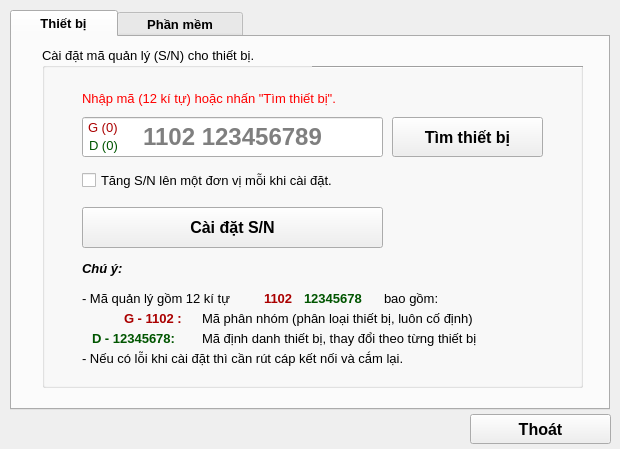
<?xml version="1.0" encoding="UTF-8"?>
<ui version="4.0">
 <class>VSettingDevice</class>
 <widget class="QMainWindow" name="VSettingDevice">
  <property name="geometry">
   <rect>
    <x>0</x>
    <y>0</y>
    <width>620</width>
    <height>449</height>
   </rect>
  </property>
  <property name="windowTitle">
   <string>MainWindow</string>
  </property>
  <property name="windowIcon">
   <iconset resource="../image.qrc">
    <normaloff>:/image/settingdevice.jpg</normaloff>:/image/settingdevice.jpg</iconset>
  </property>
  <property name="styleSheet">
   <string notr="true"/>
  </property>
  <widget class="QWidget" name="centralwidget">
   <widget class="QTabWidget" name="tabWidget">
    <property name="geometry">
     <rect>
      <x>10</x>
      <y>10</y>
      <width>600</width>
      <height>400</height>
     </rect>
    </property>
    <property name="font">
     <font>
      <pointsize>10</pointsize>
      <bold>true</bold>
     </font>
    </property>
    <property name="currentIndex">
     <number>0</number>
    </property>
    <widget class="QWidget" name="tab">
     <attribute name="title">
      <string>     Thiết bị     </string>
     </attribute>
     <widget class="QGroupBox" name="groupBox">
      <property name="geometry">
       <rect>
        <x>30</x>
        <y>10</y>
        <width>541</width>
        <height>341</height>
       </rect>
      </property>
      <property name="font">
       <font>
        <pointsize>10</pointsize>
        <bold>false</bold>
       </font>
      </property>
      <property name="styleSheet">
       <string notr="true"/>
      </property>
      <property name="title">
       <string>Cài đặt mã quản lý (S/N) cho thiết bị. </string>
      </property>
      <widget class="Line" name="line">
       <property name="geometry">
        <rect>
         <x>270</x>
         <y>10</y>
         <width>271</width>
         <height>20</height>
        </rect>
       </property>
       <property name="styleSheet">
        <string notr="true">color: rgb(255, 255, 255);</string>
       </property>
       <property name="orientation">
        <enum>Qt::Horizontal</enum>
       </property>
      </widget>
      <widget class="QPushButton" name="pushButton_SearchDevice">
       <property name="geometry">
        <rect>
         <x>350</x>
         <y>70</y>
         <width>151</width>
         <height>40</height>
        </rect>
       </property>
       <property name="font">
        <font>
         <pointsize>12</pointsize>
         <bold>true</bold>
        </font>
       </property>
       <property name="text">
        <string>Tìm thiết bị</string>
       </property>
      </widget>
      <widget class="QLineEdit" name="lineEdit_SerialNumber">
       <property name="geometry">
        <rect>
         <x>40</x>
         <y>70</y>
         <width>301</width>
         <height>40</height>
        </rect>
       </property>
       <property name="font">
        <font>
         <pointsize>18</pointsize>
         <bold>true</bold>
        </font>
       </property>
       <property name="maxLength">
        <number>12</number>
       </property>
       <property name="alignment">
        <set>Qt::AlignCenter</set>
       </property>
       <property name="placeholderText">
        <string>1102 123456789</string>
       </property>
      </widget>
      <widget class="QLabel" name="label_SN_Info">
       <property name="geometry">
        <rect>
         <x>40</x>
         <y>40</y>
         <width>461</width>
         <height>22</height>
        </rect>
       </property>
       <property name="font">
        <font>
         <pointsize>10</pointsize>
        </font>
       </property>
       <property name="styleSheet">
        <string notr="true">color: rgb(255, 0, 0);</string>
       </property>
       <property name="text">
        <string>Nhập mã (12 kí tự) hoặc nhấn &quot;Tìm thiết bị&quot;.</string>
       </property>
      </widget>
      <widget class="QPushButton" name="pushButton_SetupSN">
       <property name="geometry">
        <rect>
         <x>40</x>
         <y>160</y>
         <width>301</width>
         <height>41</height>
        </rect>
       </property>
       <property name="font">
        <font>
         <pointsize>12</pointsize>
         <bold>true</bold>
        </font>
       </property>
       <property name="text">
        <string>Cài đặt S/N</string>
       </property>
      </widget>
      <widget class="QCheckBox" name="checkBox_SN_Increase">
       <property name="geometry">
        <rect>
         <x>40</x>
         <y>120</y>
         <width>311</width>
         <height>27</height>
        </rect>
       </property>
       <property name="text">
        <string>Tăng S/N lên một đơn vị mỗi khi cài đặt.</string>
       </property>
      </widget>
      <widget class="QLabel" name="label_SN_Info_2">
       <property name="geometry">
        <rect>
         <x>40</x>
         <y>210</y>
         <width>461</width>
         <height>22</height>
        </rect>
       </property>
       <property name="font">
        <font>
         <pointsize>10</pointsize>
         <italic>true</italic>
         <bold>true</bold>
        </font>
       </property>
       <property name="text">
        <string>Chú ý:</string>
       </property>
      </widget>
      <widget class="QLabel" name="label_SN_Info_3">
       <property name="geometry">
        <rect>
         <x>40</x>
         <y>240</y>
         <width>181</width>
         <height>22</height>
        </rect>
       </property>
       <property name="text">
        <string>- Mã quản lý gồm 12 kí tự </string>
       </property>
      </widget>
      <widget class="QLabel" name="label_SN_Info_4">
       <property name="geometry">
        <rect>
         <x>160</x>
         <y>260</y>
         <width>341</width>
         <height>22</height>
        </rect>
       </property>
       <property name="text">
        <string>Mã phân nhóm (phân loại thiết bị, luôn cố định)</string>
       </property>
      </widget>
      <widget class="QLabel" name="label_SN_Info_5">
       <property name="geometry">
        <rect>
         <x>40</x>
         <y>300</y>
         <width>461</width>
         <height>22</height>
        </rect>
       </property>
       <property name="text">
        <string>- Nếu có lỗi khi cài đặt thì cần rút cáp kết nối và cắm lại.</string>
       </property>
      </widget>
      <widget class="QLabel" name="label_SN_Info_6">
       <property name="geometry">
        <rect>
         <x>342</x>
         <y>240</y>
         <width>71</width>
         <height>22</height>
        </rect>
       </property>
       <property name="text">
        <string>bao gồm:</string>
       </property>
      </widget>
      <widget class="QLabel" name="label_SN_Info_7">
       <property name="geometry">
        <rect>
         <x>222</x>
         <y>240</y>
         <width>41</width>
         <height>22</height>
        </rect>
       </property>
       <property name="font">
        <font>
         <bold>true</bold>
        </font>
       </property>
       <property name="styleSheet">
        <string notr="true">color: rgb(170, 0, 0);</string>
       </property>
       <property name="text">
        <string>1102</string>
       </property>
      </widget>
      <widget class="QLabel" name="label_SN_Info_8">
       <property name="geometry">
        <rect>
         <x>262</x>
         <y>240</y>
         <width>74</width>
         <height>22</height>
        </rect>
       </property>
       <property name="font">
        <font>
         <bold>true</bold>
        </font>
       </property>
       <property name="styleSheet">
        <string notr="true">color: rgb(0, 85, 0);</string>
       </property>
       <property name="text">
        <string>12345678</string>
       </property>
      </widget>
      <widget class="QLabel" name="label_SN_Info_9">
       <property name="geometry">
        <rect>
         <x>50</x>
         <y>280</y>
         <width>101</width>
         <height>22</height>
        </rect>
       </property>
       <property name="font">
        <font>
         <bold>true</bold>
        </font>
       </property>
       <property name="styleSheet">
        <string notr="true">color: rgb(0, 85, 0);</string>
       </property>
       <property name="text">
        <string>D - 12345678:</string>
       </property>
      </widget>
      <widget class="QLabel" name="label_SN_Info_10">
       <property name="geometry">
        <rect>
         <x>82</x>
         <y>260</y>
         <width>71</width>
         <height>22</height>
        </rect>
       </property>
       <property name="font">
        <font>
         <bold>true</bold>
        </font>
       </property>
       <property name="styleSheet">
        <string notr="true">color: rgb(170, 0, 0);</string>
       </property>
       <property name="text">
        <string>G - 1102 :</string>
       </property>
      </widget>
      <widget class="QLabel" name="label_SN_Info_11">
       <property name="geometry">
        <rect>
         <x>160</x>
         <y>280</y>
         <width>341</width>
         <height>22</height>
        </rect>
       </property>
       <property name="text">
        <string>Mã định danh thiết bị, thay đổi theo từng thiết bị</string>
       </property>
      </widget>
      <widget class="QLabel" name="label_SN_setG">
       <property name="geometry">
        <rect>
         <x>46</x>
         <y>69</y>
         <width>41</width>
         <height>22</height>
        </rect>
       </property>
       <property name="font">
        <font>
         <pointsize>10</pointsize>
        </font>
       </property>
       <property name="styleSheet">
        <string notr="true">color: rgb(170, 0, 0);</string>
       </property>
       <property name="text">
        <string>G (0)</string>
       </property>
      </widget>
      <widget class="QLabel" name="label_SN_setD">
       <property name="geometry">
        <rect>
         <x>47</x>
         <y>87</y>
         <width>41</width>
         <height>22</height>
        </rect>
       </property>
       <property name="font">
        <font>
         <pointsize>10</pointsize>
        </font>
       </property>
       <property name="styleSheet">
        <string notr="true">color: rgb(0, 85, 0);</string>
       </property>
       <property name="text">
        <string>D (0)</string>
       </property>
      </widget>
     </widget>
    </widget>
    <widget class="QWidget" name="tab_2">
     <attribute name="title">
      <string>     Phần mềm     </string>
     </attribute>
    </widget>
   </widget>
   <widget class="QPushButton" name="pushButton_SN_Exit">
    <property name="geometry">
     <rect>
      <x>470</x>
      <y>414</y>
      <width>141</width>
      <height>30</height>
     </rect>
    </property>
    <property name="font">
     <font>
      <pointsize>12</pointsize>
      <bold>true</bold>
     </font>
    </property>
    <property name="text">
     <string>Thoát</string>
    </property>
   </widget>
  </widget>
 </widget>
 <resources>
  <include location="../image.qrc"/>
 </resources>
 <connections/>
</ui>
